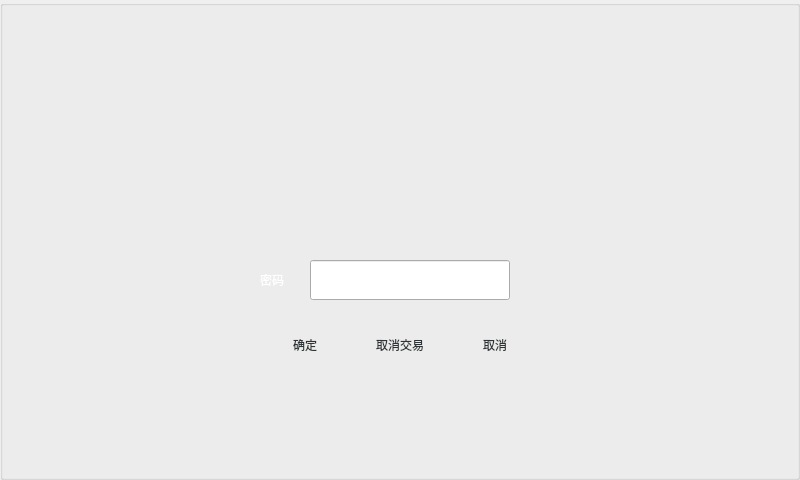
   <widget class="QGroupBox" name="groupBox_mask">
    <property name="geometry">
     <rect>
      <x>0</x>
      <y>0</y>
      <width>800</width>
      <height>480</height>
     </rect>
    </property>
    <property name="styleSheet">
     <string notr="true">QGroupBox#groupBox_mask{background-color: rgba(0, 0, 0, 0.5);border:none}
</string>
    </property>
    <property name="title">
     <string/>
    </property>
    <widget class="QLabel" name="label_erroNote">
     <property name="geometry">
      <rect>
       <x>50</x>
       <y>80</y>
       <width>700</width>
       <height>160</height>
      </rect>
     </property>
     <property name="styleSheet">
      <string notr="true">font: 500 20pt &quot;Ubuntu&quot;;
color: rgb(255, 255, 255);</string>
     </property>
     <property name="text">
      <string/>
     </property>
     <property name="alignment">
      <set>Qt::AlignCenter</set>
     </property>
    </widget>
    <widget class="QPushButton" name="pushButton_cancelConsume">
     <property name="geometry">
      <rect>
       <x>325</x>
       <y>320</y>
       <width>150</width>
       <height>50</height>
      </rect>
     </property>
     <property name="focusPolicy">
      <enum>Qt::NoFocus</enum>
     </property>
     <property name="styleSheet">
      <string notr="true">QPushButton{border:none;background-image: url(:/images/btnBg.gif);font: 400 14pt &quot;Ubuntu&quot;;color: rgb(46, 52, 54);} 
QPushButton:pressed{border:none;background-image: url(:/images/btnBg_down.gif);} 
</string>
     </property>
     <property name="text">
      <string>取消交易</string>
     </property>
    </widget>
    <widget class="QGroupBox" name="groupBox_pwdBg">
     <property name="geometry">
      <rect>
       <x>120</x>
       <y>250</y>
       <width>501</width>
       <height>131</height>
      </rect>
     </property>
     <property name="styleSheet">
      <string notr="true">QGroupBox#groupBox_pwdBg{border:none}
</string>
     </property>
     <property name="title">
      <string/>
     </property>
     <widget class="QLabel" name="label_password_title">
      <property name="geometry">
       <rect>
        <x>140</x>
        <y>20</y>
        <width>40</width>
        <height>20</height>
       </rect>
      </property>
      <property name="styleSheet">
       <string notr="true">color: rgb(255, 255, 255);
font: 400 14pt &quot;Ubuntu&quot;;</string>
      </property>
      <property name="text">
       <string>密码</string>
      </property>
     </widget>
     <widget class="QPushButton" name="pushButton_consume">
      <property name="geometry">
       <rect>
        <x>110</x>
        <y>70</y>
        <width>150</width>
        <height>50</height>
       </rect>
      </property>
      <property name="focusPolicy">
       <enum>Qt::NoFocus</enum>
      </property>
      <property name="styleSheet">
       <string notr="true">QPushButton{border:none;background-image: url(:/images/btnBg.gif);font: 400 14pt &quot;Ubuntu&quot;;color: rgb(46, 52, 54);} 
QPushButton:pressed{border:none;background-image: url(:/images/btnBg_down.gif);} 
</string>
      </property>
      <property name="text">
       <string>确定</string>
      </property>
     </widget>
     <widget class="QLineEdit" name="lineEdit_password_consume">
      <property name="geometry">
       <rect>
        <x>190</x>
        <y>10</y>
        <width>200</width>
        <height>40</height>
       </rect>
      </property>
      <property name="styleSheet">
       <string notr="true">font:500 14pt &quot;Ubuntu&quot;;</string>
      </property>
      <property name="readOnly">
       <bool>false</bool>
      </property>
     </widget>
     <widget class="QPushButton" name="pushButton_consume_cancel">
      <property name="geometry">
       <rect>
        <x>300</x>
        <y>70</y>
        <width>150</width>
        <height>50</height>
       </rect>
      </property>
      <property name="focusPolicy">
       <enum>Qt::NoFocus</enum>
      </property>
      <property name="styleSheet">
       <string notr="true">QPushButton{border:none;background-image: url(:/images/btnBg.gif);font: 400 14pt &quot;Ubuntu&quot;;color: rgb(46, 52, 54);} 
QPushButton:pressed{border:none;background-image: url(:/images/btnBg_down.gif);} 
</string>
      </property>
      <property name="text">
       <string>取消</string>
      </property>
     </widget>
    </widget>
   </widget>
